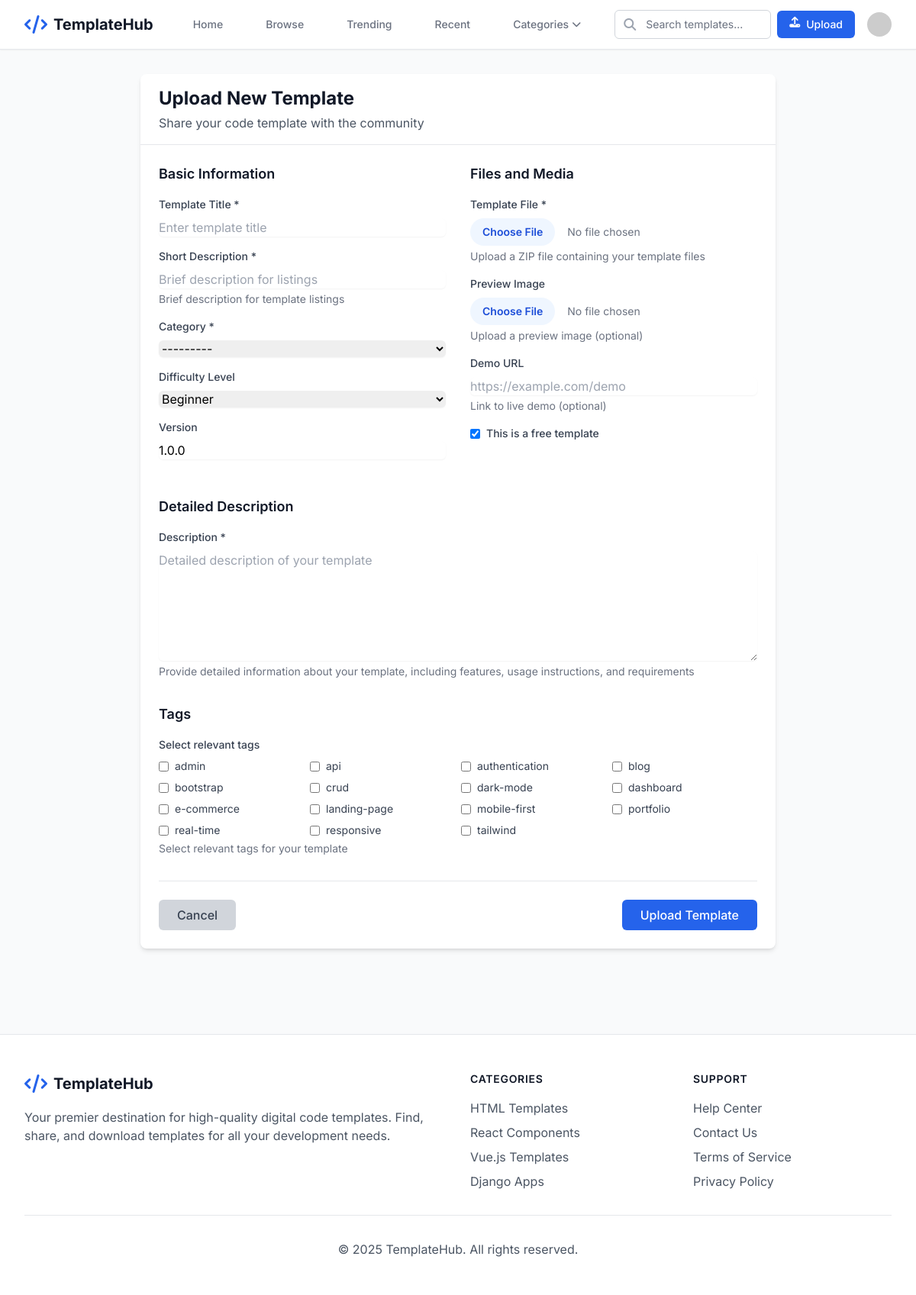
/upload/ (signed in), run on the app's committed database.
### templates/models.py (models this page shows, shortened)
class Tag(models.Model):
    name = models.CharField(max_length=50, unique=True)
    slug = models.SlugField(max_length=50, unique=True, blank=True)
    created_at = models.DateTimeField(auto_now_add=True)
    class Meta:
        ordering = ['name']
    def __str__(self):
        return self.name

### templates/views.py (the view)
# urls.py: path('upload/', views.template_upload, name='template_upload'),
@login_required
def template_upload(request):
    if request.method == 'POST':
        form = TemplateUploadForm(request.POST, request.FILES)
        if form.is_valid():
            template = form.save(commit=False)
            template.author = request.user
            template.status = 'pending'  # Set to pending for review
            template.save()
            form.save_m2m()  # Save many-to-many relationships
            messages.success(request, f'Template "{template.title}" uploaded successfully! It will be reviewed before publication.')
            return redirect('templates:template_detail', pk=template.pk)
    else:
        form = TemplateUploadForm()
    return render(request, 'templates/template_upload.html', {'form': form})

### templates/models.py (called while the page is built)
    def __str__(self):
        return self.name

### templates/templates/templates/template_upload.html (shortened to what this page needs)
{% extends 'base.html' %}
{% block content %}
<div class="max-w-4xl mx-auto px-4 sm:px-6 lg:px-8 py-8">
    <div class="bg-white rounded-lg shadow-md">
        <div class="px-6 py-4 border-b border-gray-200">
            <h2 class="text-2xl font-bold text-gray-900">Upload New Template</h2>
            <p class="text-gray-600 mt-1">Share your code template with the community</p>
        </div>
        <form method="post" enctype="multipart/form-data" class="p-6">
            <div class="grid grid-cols-1 lg:grid-cols-2 gap-8">
                <div>
                    <h3 class="text-lg font-semibold text-gray-900 mb-4">Basic Information</h3>
                    <div class="mb-4">
                        <label for="{{ form.title.id_for_label }}" class="block text-sm font-medium text-gray-700 mb-2">
                            Template Title *
                        </label>
                        {{ form.title }}
                    </div>
                    <div class="mb-4">
                        <label for="{{ form.short_description.id_for_label }}" class="block text-sm font-medium text-gray-700 mb-2">
                            Short Description *
                        </label>
                        {{ form.short_description }}
                        <p class="mt-1 text-sm text-gray-500">Brief description for template listings</p>
                    </div>
                    <div class="mb-4">
                        <label for="{{ form.category.id_for_label }}" class="block text-sm font-medium text-gray-700 mb-2">
                            Category *
                        </label>
                        {{ form.category }}
                    </div>
                    <div class="mb-4">
                        <label for="{{ form.difficulty.id_for_label }}" class="block text-sm font-medium text-gray-700 mb-2">
                            Difficulty Level
                        </label>
                        {{ form.difficulty }}
                    </div>
                    <div class="mb-4">
                        <label for="{{ form.version.id_for_label }}" class="block text-sm font-medium text-gray-700 mb-2">
                            Version
                        </label>
                        {{ form.version }}
                    </div>
                </div>
                <div>
                    <h3 class="text-lg font-semibold text-gray-900 mb-4">Files and Media</h3>
                    <div class="mb-4">
                        <label for="{{ form.template_file.id_for_label }}" class="block text-sm font-medium text-gray-700 mb-2">
                            Template File *
                        </label>
                        {{ form.template_file }}
                        <p class="mt-1 text-sm text-gray-500">{{ form.template_file.help_text }}</p>
                    </div>
                    <div class="mb-4">
                        <label for="{{ form.preview_image.id_for_label }}" class="block text-sm font-medium text-gray-700 mb-2">
                            Preview Image
                        </label>
                        {{ form.preview_image }}
                        <p class="mt-1 text-sm text-gray-500">{{ form.preview_image.help_text }}</p>
                    </div>
                    <div class="mb-4">
                        <label for="{{ form.demo_url.id_for_label }}" class="block text-sm font-medium text-gray-700 mb-2">
                            Demo URL
                        </label>
                        {{ form.demo_url }}
                        <p class="mt-1 text-sm text-gray-500">{{ form.demo_url.help_text }}</p>
                    </div>
                    <div class="mb-4">
                        <div class="flex items-center mb-2">
                            {{ form.is_free }}
                            <label for="{{ form.is_free.id_for_label }}" class="ml-2 text-sm font-medium text-gray-700">
                                This is a free template
                            </label>
                        </div>
                    </div>
                </div>
            </div>
            <div class="mt-8">
                <h3 class="text-lg font-semibold text-gray-900 mb-4">Detailed Description</h3>
                <div class="mb-4">
                    <label for="{{ form.description.id_for_label }}" class="block text-sm font-medium text-gray-700 mb-2">
                        Description *
                    </label>
                    {{ form.description }}
                    <p class="mt-1 text-sm text-gray-500">Provide detailed information about your template, including features, usage instructions, and requirements</p>
                </div>
            </div>
            <div class="mt-8">
                <h3 class="text-lg font-semibold text-gray-900 mb-4">Tags</h3>
                <div class="mb-4">
                    <label class="block text-sm font-medium text-gray-700 mb-2">
                        Select relevant tags
                    </label>
                    <div class="grid grid-cols-2 md:grid-cols-3 lg:grid-cols-4 gap-2">
                        {% for choice in form.tags %}
                            <div class="flex items-center">
                                {{ choice.tag }}
                                <label for="{{ choice.id_for_label }}" class="ml-2 text-sm text-gray-700">
                                    {{ choice.choice_label }}
                                </label>
                            </div>
                        {% endfor %}
                    </div>
                    <p class="mt-1 text-sm text-gray-500">{{ form.tags.help_text }}</p>
                </div>
            </div>
            <div class="mt-8 pt-6 border-t border-gray-200">
                <div class="flex items-center justify-between">
                    <a href="{% url 'templates:template_list' %}" class="bg-gray-300 text-gray-700 px-6 py-2 rounded-md font-medium hover:bg-gray-400 transition-colors">
                        Cancel
                    </a>
                    <button type="submit" class="bg-primary-600 text-white px-6 py-2 rounded-md font-medium hover:bg-primary-700 transition-colors">
                        Upload Template
                    </button>
                </div>
            </div>
        </form>
    </div>
</div>
{% endblock %}

### global_templates/base.html (style rules this page uses)
body { font-family: 'Inter', sans-serif; }

### data on the page
Tag: choice_label "admin"
Tag: choice_label "api"
Tag: choice_label "authentication"
Tag: choice_label "blog"
Tag: choice_label "bootstrap"
Tag: choice_label "crud"
Tag: choice_label "dark-mode"
Tag: choice_label "dashboard"
Tag: choice_label "e-commerce"
Tag: choice_label "landing-page"
Tag: choice_label "mobile-first"
Tag: choice_label "portfolio"
Tag: choice_label "real-time"
Tag: choice_label "responsive"
Tag: choice_label "tailwind"
